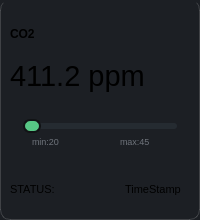
                  <widget class="QFrame" name="co2KpiCard">
                   <property name="maximumSize">
                    <size>
                     <width>200</width>
                     <height>300</height>
                    </size>
                   </property>
                   <property name="styleSheet">
                    <string notr="true">background-color: rgb(28, 31, 36);
border-top-color: rgb(0, 170, 0);
border-radius: 10px;
border-bottom: 1px solid rgba(255, 255, 255, 40);
border-right: 1px solid rgba(255, 255, 255, 40);
border-left: 1px solid rgba(255, 255, 255, 40);

background: qlineargradient(
    x1:0, y1:0,
    x2:0, y2:1,
    stop:0 #1D2126,
    stop:1 #16191D
);</string>
                   </property>
                   <property name="frameShape">
                    <enum>QFrame::StyledPanel</enum>
                   </property>
                   <property name="frameShadow">
                    <enum>QFrame::Raised</enum>
                   </property>
                   <layout class="QVBoxLayout" name="verticalLayout_10">
                    <property name="spacing">
                     <number>7</number>
                    </property>
                    <property name="leftMargin">
                     <number>0</number>
                    </property>
                    <property name="topMargin">
                     <number>0</number>
                    </property>
                    <property name="rightMargin">
                     <number>0</number>
                    </property>
                    <item>
                     <widget class="QFrame" name="co2StatusBar">
                      <property name="maximumSize">
                       <size>
                        <width>200</width>
                        <height>6</height>
                       </size>
                      </property>
                      <property name="styleSheet">
                       <string notr="true">background-color: rgb(109, 174, 87); 
    border-top-left-radius: 10px;
    border-top-right-radius: 10px;</string>
                      </property>
                      <property name="frameShape">
                       <enum>QFrame::StyledPanel</enum>
                      </property>
                      <property name="frameShadow">
                       <enum>QFrame::Raised</enum>
                      </property>
                     </widget>
                    </item>
                    <item>
                     <widget class="QFrame" name="co2KpiFrame">
                      <property name="minimumSize">
                       <size>
                        <width>0</width>
                        <height>201</height>
                       </size>
                      </property>
                      <property name="maximumSize">
                       <size>
                        <width>16777215</width>
                        <height>201</height>
                       </size>
                      </property>
                      <property name="styleSheet">
                       <string notr="true">border:none;
background:transparent;</string>
                      </property>
                      <property name="frameShape">
                       <enum>QFrame::StyledPanel</enum>
                      </property>
                      <property name="frameShadow">
                       <enum>QFrame::Raised</enum>
                      </property>
                      <layout class="QVBoxLayout" name="verticalLayout_8">
                       <property name="spacing">
                        <number>0</number>
                       </property>
                       <item>
                        <widget class="QLabel" name="co2KpiLabel">
                         <property name="maximumSize">
                          <size>
                           <width>180</width>
                           <height>35</height>
                          </size>
                         </property>
                         <property name="font">
                          <font>
                           <bold>true</bold>
                          </font>
                         </property>
                         <property name="text">
                          <string>CO2</string>
                         </property>
                        </widget>
                       </item>
                       <item>
                        <widget class="QLabel" name="co2KpiDataLabel">
                         <property name="maximumSize">
                          <size>
                           <width>180</width>
                           <height>50</height>
                          </size>
                         </property>
                         <property name="font">
                          <font>
                           <pointsize>22</pointsize>
                          </font>
                         </property>
                         <property name="text">
                          <string>411.2 ppm</string>
                         </property>
                        </widget>
                       </item>
                       <item alignment="Qt::AlignHCenter|Qt::AlignTop">
                        <widget class="QWidget" name="co2ThreshBar" native="true">
                         <property name="minimumSize">
                          <size>
                           <width>0</width>
                           <height>55</height>
                          </size>
                         </property>
                         <property name="maximumSize">
                          <size>
                           <width>180</width>
                           <height>35</height>
                          </size>
                         </property>
                         <property name="styleSheet">
                          <string notr="true">QSlider::groove:horizontal {
    background: #252B31;
    height: 6px;
    border-radius: 3px;
}

QSlider::handle:horizontal {
    background: #57C785;
    width: 14px;
    height: 14px;
    margin: -4px 0;
    border-radius: 7px;
    border: 2px solid #111315;
}</string>
                         </property>
                         <layout class="QVBoxLayout" name="verticalLayout_22">
                          <property name="spacing">
                           <number>0</number>
                          </property>
                          <property name="topMargin">
                           <number>15</number>
                          </property>
                          <property name="bottomMargin">
                           <number>0</number>
                          </property>
                          <item>
                           <widget class="QSlider" name="co2Slider">
                            <property name="enabled">
                             <bool>false</bool>
                            </property>
                            <property name="minimumSize">
                             <size>
                              <width>154</width>
                              <height>20</height>
                             </size>
                            </property>
                            <property name="maximumSize">
                             <size>
                              <width>154</width>
                              <height>20</height>
                             </size>
                            </property>
                            <property name="maximum">
                             <number>100</number>
                            </property>
                            <property name="orientation">
                             <enum>Qt::Horizontal</enum>
                            </property>
                           </widget>
                          </item>
                          <item>
                           <widget class="QFrame" name="co2MinMaxFrame">
                            <property name="minimumSize">
                             <size>
                              <width>0</width>
                              <height>20</height>
                             </size>
                            </property>
                            <property name="maximumSize">
                             <size>
                              <width>16777215</width>
                              <height>30</height>
                             </size>
                            </property>
                            <property name="frameShape">
                             <enum>QFrame::StyledPanel</enum>
                            </property>
                            <property name="frameShadow">
                             <enum>QFrame::Raised</enum>
                            </property>
                            <layout class="QHBoxLayout" name="horizontalLayout_18">
                             <property name="spacing">
                              <number>40</number>
                             </property>
                             <property name="topMargin">
                              <number>0</number>
                             </property>
                             <item>
                              <widget class="QLabel" name="co2Min">
                               <property name="font">
                                <font>
                                 <pointsize>7</pointsize>
                                </font>
                               </property>
                               <property name="styleSheet">
                                <string notr="true">color: #6E737B;</string>
                               </property>
                               <property name="text">
                                <string>min:20</string>
                               </property>
                              </widget>
                             </item>
                             <item>
                              <widget class="QLabel" name="co2Max">
                               <property name="font">
                                <font>
                                 <pointsize>7</pointsize>
                                </font>
                               </property>
                               <property name="styleSheet">
                                <string notr="true">color: #6E737B;</string>
                               </property>
                               <property name="text">
                                <string>max:45</string>
                               </property>
                              </widget>
                             </item>
                            </layout>
                           </widget>
                          </item>
                         </layout>
                        </widget>
                       </item>
                       <item>
                        <widget class="QFrame" name="co2StatusFrame">
                         <property name="minimumSize">
                          <size>
                           <width>0</width>
                           <height>20</height>
                          </size>
                         </property>
                         <property name="maximumSize">
                          <size>
                           <width>180</width>
                           <height>20</height>
                          </size>
                         </property>
                         <property name="frameShape">
                          <enum>QFrame::StyledPanel</enum>
                         </property>
                         <property name="frameShadow">
                          <enum>QFrame::Raised</enum>
                         </property>
                         <layout class="QHBoxLayout" name="horizontalLayout_9">
                          <property name="spacing">
                           <number>50</number>
                          </property>
                          <property name="leftMargin">
                           <number>0</number>
                          </property>
                          <property name="topMargin">
                           <number>0</number>
                          </property>
                          <property name="rightMargin">
                           <number>0</number>
                          </property>
                          <property name="bottomMargin">
                           <number>0</number>
                          </property>
                          <item>
                           <widget class="QLabel" name="co2StatusLabel">
                            <property name="font">
                             <font>
                              <pointsize>8</pointsize>
                             </font>
                            </property>
                            <property name="text">
                             <string>STATUS: </string>
                            </property>
                           </widget>
                          </item>
                          <item>
                           <widget class="QLabel" name="co2TimeStamp">
                            <property name="font">
                             <font>
                              <pointsize>8</pointsize>
                             </font>
                            </property>
                            <property name="text">
                             <string>TimeStamp</string>
                            </property>
                           </widget>
                          </item>
                         </layout>
                        </widget>
                       </item>
                      </layout>
                     </widget>
                    </item>
                   </layout>
                  </widget>
